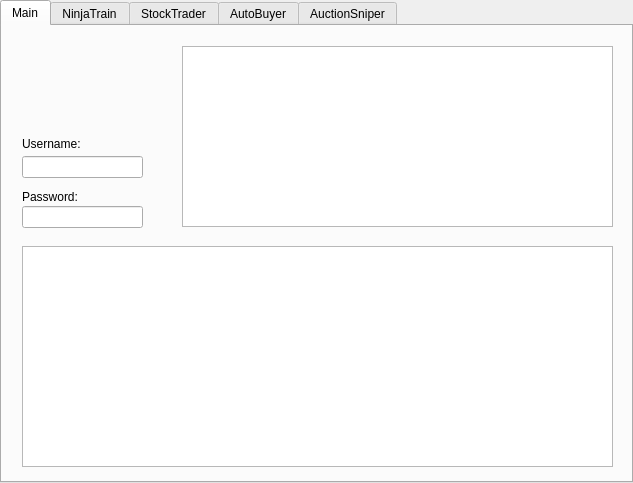
<?xml version="1.0" encoding="UTF-8"?>
<ui version="4.0">
 <class>TabWidget</class>
 <widget class="QTabWidget" name="TabWidget">
  <property name="geometry">
   <rect>
    <x>0</x>
    <y>0</y>
    <width>633</width>
    <height>483</height>
   </rect>
  </property>
  <property name="windowTitle">
   <string>TabWidget</string>
  </property>
  <property name="layoutDirection">
   <enum>Qt::LeftToRight</enum>
  </property>
  <property name="currentIndex">
   <number>0</number>
  </property>
  <widget class="QWidget" name="Main">
   <property name="layoutDirection">
    <enum>Qt::LeftToRight</enum>
   </property>
   <attribute name="title">
    <string>Main</string>
   </attribute>
   <widget class="QLineEdit" name="lineEdit">
    <property name="geometry">
     <rect>
      <x>20</x>
      <y>130</y>
      <width>121</width>
      <height>22</height>
     </rect>
    </property>
   </widget>
   <widget class="QLineEdit" name="lineEdit_2">
    <property name="geometry">
     <rect>
      <x>20</x>
      <y>180</y>
      <width>121</width>
      <height>22</height>
     </rect>
    </property>
    <property name="text">
     <string/>
    </property>
    <property name="echoMode">
     <enum>QLineEdit::Password</enum>
    </property>
   </widget>
   <widget class="QLabel" name="label">
    <property name="geometry">
     <rect>
      <x>20</x>
      <y>110</y>
      <width>71</width>
      <height>16</height>
     </rect>
    </property>
    <property name="layoutDirection">
     <enum>Qt::LeftToRight</enum>
    </property>
    <property name="text">
     <string>Username:</string>
    </property>
   </widget>
   <widget class="QLabel" name="label_2">
    <property name="geometry">
     <rect>
      <x>20</x>
      <y>160</y>
      <width>71</width>
      <height>21</height>
     </rect>
    </property>
    <property name="text">
     <string>Password:</string>
    </property>
   </widget>
   <widget class="QTextEdit" name="textEdit">
    <property name="geometry">
     <rect>
      <x>180</x>
      <y>20</y>
      <width>431</width>
      <height>181</height>
     </rect>
    </property>
   </widget>
   <widget class="QTextEdit" name="textEdit_2">
    <property name="geometry">
     <rect>
      <x>20</x>
      <y>220</y>
      <width>591</width>
      <height>221</height>
     </rect>
    </property>
   </widget>
  </widget>
  <widget class="QWidget" name="NinjaTrain">
   <attribute name="title">
    <string>NinjaTrain</string>
   </attribute>
   <widget class="QTextEdit" name="textEdit_7">
    <property name="geometry">
     <rect>
      <x>20</x>
      <y>220</y>
      <width>591</width>
      <height>221</height>
     </rect>
    </property>
   </widget>
   <widget class="QTextEdit" name="textEdit_8">
    <property name="geometry">
     <rect>
      <x>180</x>
      <y>20</y>
      <width>431</width>
      <height>181</height>
     </rect>
    </property>
   </widget>
   <widget class="QPushButton" name="pushButton_3">
    <property name="geometry">
     <rect>
      <x>50</x>
      <y>160</y>
      <width>80</width>
      <height>22</height>
     </rect>
    </property>
    <property name="text">
     <string>Stop</string>
    </property>
   </widget>
   <widget class="QPushButton" name="Start_2">
    <property name="geometry">
     <rect>
      <x>50</x>
      <y>120</y>
      <width>80</width>
      <height>22</height>
     </rect>
    </property>
    <property name="text">
     <string>Start</string>
    </property>
   </widget>
  </widget>
  <widget class="QWidget" name="StockTrader">
   <attribute name="title">
    <string>StockTrader</string>
   </attribute>
   <widget class="QTextEdit" name="textEdit_3">
    <property name="geometry">
     <rect>
      <x>20</x>
      <y>220</y>
      <width>591</width>
      <height>221</height>
     </rect>
    </property>
   </widget>
   <widget class="QPushButton" name="Start">
    <property name="geometry">
     <rect>
      <x>50</x>
      <y>120</y>
      <width>80</width>
      <height>22</height>
     </rect>
    </property>
    <property name="text">
     <string>Start</string>
    </property>
   </widget>
   <widget class="QPushButton" name="pushButton_2">
    <property name="geometry">
     <rect>
      <x>50</x>
      <y>160</y>
      <width>80</width>
      <height>22</height>
     </rect>
    </property>
    <property name="text">
     <string>Stop</string>
    </property>
   </widget>
   <widget class="QTextEdit" name="textEdit_4">
    <property name="geometry">
     <rect>
      <x>180</x>
      <y>20</y>
      <width>431</width>
      <height>181</height>
     </rect>
    </property>
   </widget>
  </widget>
  <widget class="QWidget" name="AutoBuyer">
   <attribute name="title">
    <string>AutoBuyer</string>
   </attribute>
   <widget class="QTextEdit" name="textEdit_5">
    <property name="geometry">
     <rect>
      <x>20</x>
      <y>210</y>
      <width>591</width>
      <height>221</height>
     </rect>
    </property>
   </widget>
  </widget>
  <widget class="QWidget" name="AuctionSniper">
   <attribute name="title">
    <string>AuctionSniper</string>
   </attribute>
   <widget class="QTextEdit" name="textEdit_6">
    <property name="geometry">
     <rect>
      <x>20</x>
      <y>220</y>
      <width>591</width>
      <height>221</height>
     </rect>
    </property>
   </widget>
  </widget>
 </widget>
 <resources/>
 <connections/>
</ui>
